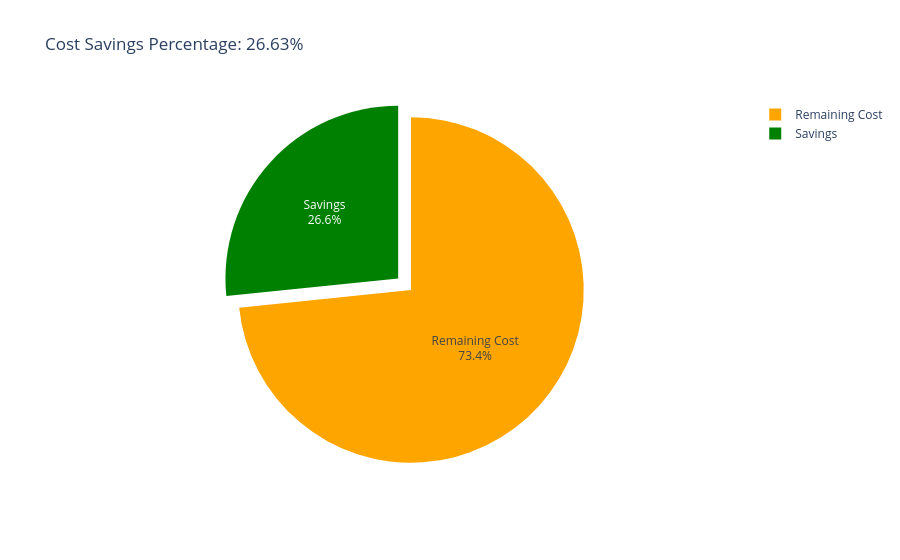

Source (notebook cell):
### Code cell
import plotly.graph_objs as go

labels = ['Savings', 'Remaining Cost']
values = [original_cost - optimal_cost, optimal_cost]
savings_percent = (original_cost - optimal_cost) / original_cost * 100

fig = go.Figure(data=[go.Pie(labels=labels, values=values)])
fig.update_traces(textinfo='label+percent', pull=[0.1, 0], marker=dict(colors=['green', 'orange']))
fig.update_layout(title=f'Cost Savings Percentage: {savings_percent:.2f}%')
fig.show()

### Figure 1 — Plotly figure (JSON) as saved in the notebook; plotly's stock layout.template omitted (floating-point values rounded to 4 significant figures)
{"data": [{"labels": ["Savings", "Remaining Cost"], "marker": {"colors": ["green", "orange"]}, "pull": [0.1, 0], "textinfo": "label+percent", "type": "pie", "values": [0.1659, 0.4572]}], "layout": {"title": {"text": "Cost Savings Percentage: 26.63%"}}}
